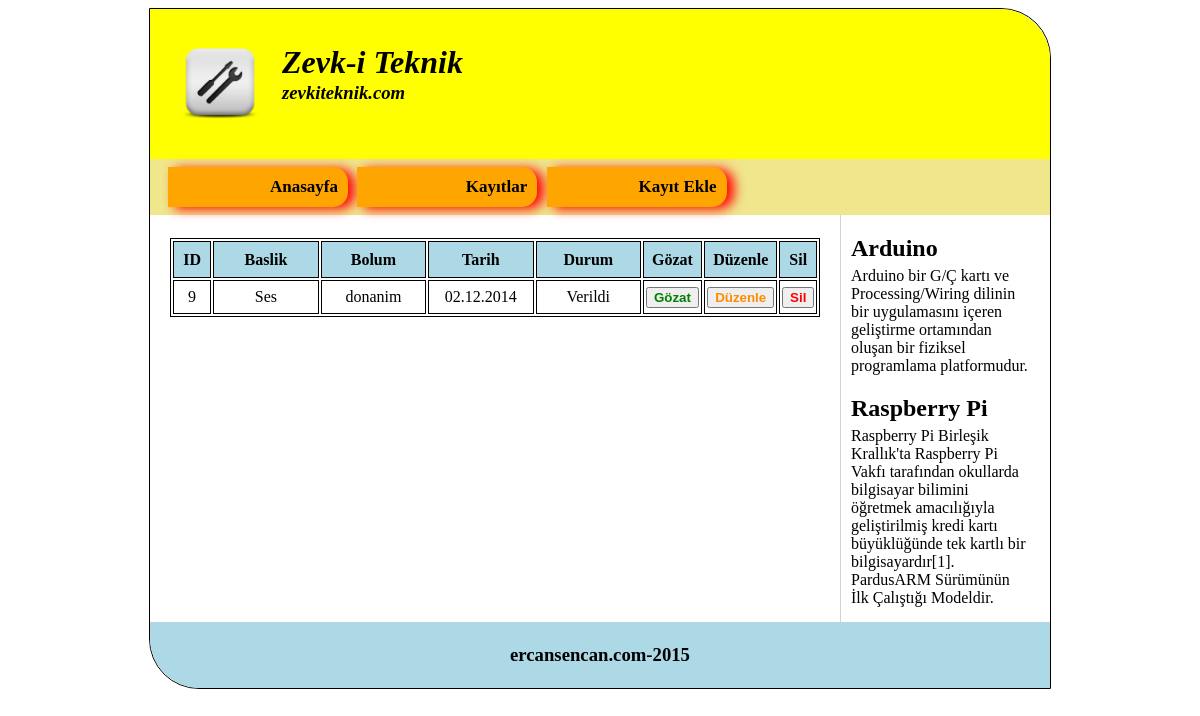
Screenshot of /kayitlar.php with the database file from the repository.
### tables this page shows
CREATE TABLE IF NOT EXISTS `kayitlar` (
  `id` int(11) NOT NULL AUTO_INCREMENT,
  `arizabaslik` varchar(25) DEFAULT NULL,
  `arizaaciklama` varchar(512) NOT NULL,
  `servisbolumu` varchar(25) NOT NULL,
  `marka` varchar(20) DEFAULT NULL,
  `model` varchar(20) NOT NULL,
  `serino` varchar(20) NOT NULL,
  `gelistarihi` varchar(20) NOT NULL,
  `musteriadi` varchar(25) NOT NULL,
  `musterisoyadi` varchar(25) NOT NULL,
  `musteritel` varchar(25) NOT NULL,
  `durum` varchar(20) DEFAULT NULL,
  `cikistarihi` varchar(20) DEFAULT NULL,
  `notlar` varchar(1024) DEFAULT NULL,
  PRIMARY KEY (`id`)
);

CREATE TABLE IF NOT EXISTS `duyurular2` (
  `id` int(11) NOT NULL AUTO_INCREMENT,
  `baslik` varchar(255) NOT NULL,
  `icerik` varchar(512) NOT NULL,
  `tarih` varchar(25) NOT NULL,
  PRIMARY KEY (`id`)
);

### kayitlar.php (the view, shortened to what this page needs)
<!DOCTYPE html>
<?php
	$sorgu=mysql_query("select * from kayitlar");
	$sorgu2=mysql_query("select * from duyurular2");
?>
<html>
	<head>
		<link rel="stylesheet" type="text/css" href="dizayn.css">
	</head>
	<body>
	<div id="ana-kisim">
		<header href="index.php">
			<a href="index.php">
			<img id="baslikeresim" src="img/logo1.png" width="100" height="100">
			<h1 id="baslikmetin">Zevk-i Teknik</h1>
			<h3 id="baslikmetin2">zevkiteknik.com</h3>
			</a>
		</header>
		<nav id="menu">
			<ul>
				<a href="index.php"><li>Anasayfa</li></a>
				<a href="kayitlar.php"><li>Kayıtlar</li></a>
				<a href="ekle.php"><li>Kayıt Ekle</li></a>
			</ul>
		</nav>
		<section id="icerik1">	﻿
			<table >
	 			<tr >
	 				<td id="baslikHucre" width=35>ID</td>
	 				<td id="baslikHucre" width=100>Baslik</td>
	 				<td id="baslikHucre" width=100>Bolum</td>
	 				<td id="baslikHucre" width=100>Tarih</td>
	 				<td id="baslikHucre" width=100>Durum</td>
	 				<td id="baslikHucre" width=10>Gözat</td>
	 				<td id="baslikHucre" width=10>Düzenle</td>
	 				<td id="baslikHucre" width=10>Sil</td>
	 			</tr>
		 <?php while($cek=mysql_fetch_array($sorgu)){ ?>
				<tr>
					<td><?php echo $cek["id"];?> </td>
					<td><?php echo $cek["arizabaslik"];?> </td>
					<td><?php echo $cek["servisbolumu"];?> </td>
					<td><?php echo $cek["gelistarihi"];?> </td>
					<td><?php echo $cek["durum"];?> </td>
					<form action="gozat.php" method="post" name="gozat">
					<td>
					<input id="gozat" type="submit" name="gonder" value="Gözat"/>
					</td>
					</form>
					<form action="duzenle.php" method="post" name="duzenle">
					<td>
					<input id="duzenle" type="submit" name="duzenle" value="Düzenle"/>
					</td>
					</form>
					<form action="sil.php" method="post" name="sil">
					<td>
					<input id="sil" type="submit" name="sil" value="Sil"/>
					</td>
					</form>
				</tr>
			<?php } ?>
	 		</table>
		</section>
		<section id="icerik2">
			<?php while($cek=mysql_fetch_array($sorgu2)){ ?>
				<h1><?php echo $cek["baslik"];?> </h1>
				<article id="icerik1bolge1">
						<?php echo $cek["icerik"];?>
				</article>
			<?php } ?>
		</section>
		<footer id="altkisim">
			<h3 id="altaciklama">ercansencan.com-2015</h3>
		</footer>
	</div>
	</body>
</html>

### dizayn.css (style rules this page uses)
header { height: 100px; margin-left:auto; margin-right: auto; background-color: yellow; padding-left: 20px; padding-top: 25px; padding-bottom: 25px; border-radius: 0px 50px 0px 0px; }
a { color: black; text-decoration: none; padding: 0px; margin: 0px; }
#ana-kisim { width: 900px; margin-left:auto; margin-right: auto; border: 1px solid black; border-radius: 0px 50px 0px 50px; }
#baslikeresim { float: left; }
#baslikmetin { padding-left: 100px; margin-left: 12px; margin-top: 10px; font-style: italic; font-family: verdana; }
#baslikmetin2 { padding-left: 100px; margin-left: 12px; margin-top: -20px; font-style: italic; font-family: verdana; }
#menu { background-color: #F0E68C; padding: 3px; height: 50px; }
#menu ul { display: inline-block; list-style: none; font: bold 17px tahoma; margin-top: 5px; margin-left: -30px; }
#menu li { background-color: orange; display: inline-block; list-style: none; font: bold 17px tahoma; color: black; width: 170px; margin-left: 5px; padding-top: 10px; padding-bottom: 10px; padding-right: 10px; text-align: right; border-radius: 0px 15px 15px 0px; box-shadow: 7px 2px 12px red; -webkit-transition:border-radius 0.2s, box-shadow 0.3s; }
#icerik1 { width: 630px; margin-left: 20px; margin-right: 20px; margin-top: 5px; float: left; }
#icerik2 { width: 180px; margin-left: 20px; padding-left: 10px; border-left: 1px solid lightgrey; float: left; }
#icerik1bolge1 { margin-top: -15px; margin-bottom: 15px; }
table { border: 1px solid black; width: 650px; margin-bottom: 5px; }
td { border: 1px solid black; font-family: tahoma; height: 30px; text-align: center; }
#baslikHucre { border: 1px solid black; text-align: center; height: 35px; background-color: lightblue; font-weight: bold; padding: 0px; }
#sil { color: red; font-weight: bold; }
#duzenle { color: darkorange; font-weight: bold; }
#gozat { color: green; font-weight: bold; }
#altkisim { clear: both; text-align: center; background-color: lightblue; border-radius: 0px 0px 0px 50px; }
#altaciklama { padding-top: 22px; padding-bottom: 22px; margin-top: 0px; margin-bottom: 0px; }

### rows the page displays
kayitlar: id "9", arizabaslik "Ses", servisbolumu "donanim", gelistarihi "02.12.2014", durum "Verildi"
duyurular2: baslik "Arduino", icerik "Arduino bir G/Ç kartı ve Processing/Wiring dilinin bir uygulamasını içeren geliştirme ortamından oluşan bir fiziksel programlama platformudur."
duyurular2: baslik "Raspberry Pi", icerik "Raspberry Pi Birleşik Krallık'ta Raspberry Pi Vakfı tarafından okullarda bilgisayar bilimini öğretmek amacılığıyla geliştirilmiş kredi kartı büyüklüğünde tek kartlı bir bilgisayardır[1]. PardusARM Sürümünün İlk Çalıştığı Modeldir."
